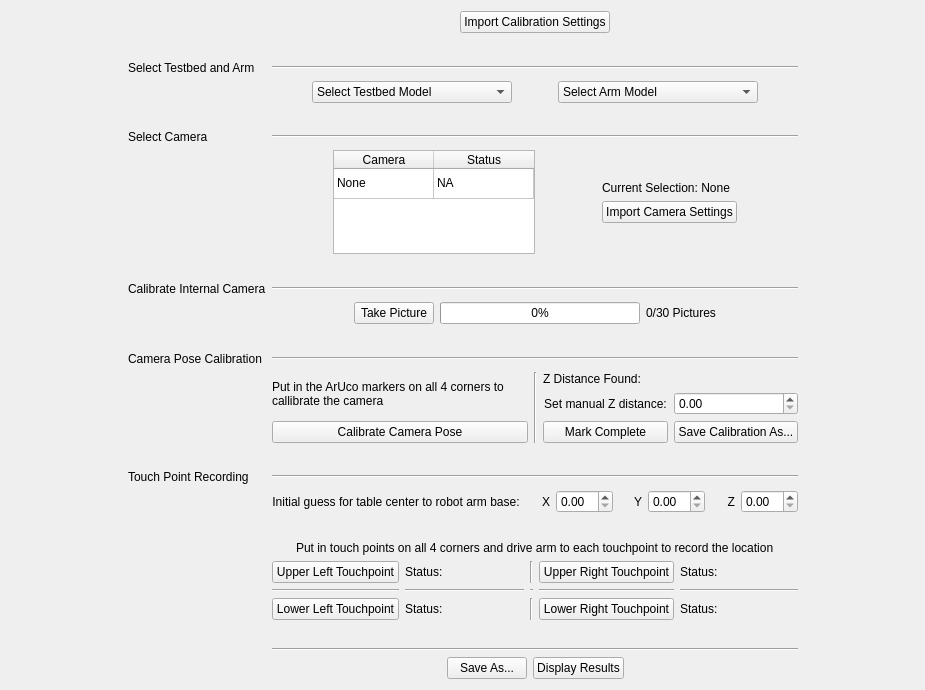
<?xml version="1.0" encoding="UTF-8"?>
<ui version="4.0">
 <class>Form</class>
 <widget class="QWidget" name="Form">
  <property name="geometry">
   <rect>
    <x>0</x>
    <y>0</y>
    <width>925</width>
    <height>690</height>
   </rect>
  </property>
  <property name="minimumSize">
   <size>
    <width>0</width>
    <height>0</height>
   </size>
  </property>
  <property name="windowTitle">
   <string>Form</string>
  </property>
  <layout class="QGridLayout" name="gridLayout">
   <item row="2" column="1">
    <spacer name="verticalSpacer">
     <property name="orientation">
      <enum>Qt::Vertical</enum>
     </property>
     <property name="sizeType">
      <enum>QSizePolicy::Expanding</enum>
     </property>
     <property name="sizeHint" stdset="0">
      <size>
       <width>20</width>
       <height>40</height>
      </size>
     </property>
    </spacer>
   </item>
   <item row="0" column="1">
    <spacer name="verticalSpacer_2">
     <property name="orientation">
      <enum>Qt::Vertical</enum>
     </property>
     <property name="sizeType">
      <enum>QSizePolicy::Expanding</enum>
     </property>
     <property name="sizeHint" stdset="0">
      <size>
       <width>20</width>
       <height>40</height>
      </size>
     </property>
    </spacer>
   </item>
   <item row="1" column="0">
    <spacer name="horizontalSpacer_2">
     <property name="orientation">
      <enum>Qt::Horizontal</enum>
     </property>
     <property name="sizeHint" stdset="0">
      <size>
       <width>40</width>
       <height>20</height>
      </size>
     </property>
    </spacer>
   </item>
   <item row="1" column="2">
    <spacer name="horizontalSpacer_3">
     <property name="orientation">
      <enum>Qt::Horizontal</enum>
     </property>
     <property name="sizeHint" stdset="0">
      <size>
       <width>40</width>
       <height>20</height>
      </size>
     </property>
    </spacer>
   </item>
   <item row="1" column="1">
    <layout class="QGridLayout" name="gridLayout_2" rowstretch="0,0,0,0,0,0,0,0,0,0,0,0,0,0,0,0,0,0,0,0,0,0,0,0" columnstretch="0,0,0,0,0">
     <property name="sizeConstraint">
      <enum>QLayout::SetNoConstraint</enum>
     </property>
     <property name="horizontalSpacing">
      <number>6</number>
     </property>
     <item row="20" column="3">
      <layout class="QVBoxLayout" name="verticalLayout_16" stretch="0,0,0,0">
       <item>
        <layout class="QHBoxLayout" name="horizontalLayout_3">
         <item>
          <widget class="QLabel" name="label_3">
           <property name="text">
            <string>Initial guess for table center to robot arm base:</string>
           </property>
           <property name="alignment">
            <set>Qt::AlignCenter</set>
           </property>
          </widget>
         </item>
         <item>
          <widget class="QLabel" name="label_4">
           <property name="text">
            <string>X</string>
           </property>
           <property name="alignment">
            <set>Qt::AlignRight|Qt::AlignTrailing|Qt::AlignVCenter</set>
           </property>
          </widget>
         </item>
         <item alignment="Qt::AlignLeft">
          <widget class="QDoubleSpinBox" name="xSpinBox">
           <property name="sizePolicy">
            <sizepolicy hsizetype="Preferred" vsizetype="Fixed">
             <horstretch>0</horstretch>
             <verstretch>0</verstretch>
            </sizepolicy>
           </property>
           <property name="minimumSize">
            <size>
             <width>1</width>
             <height>0</height>
            </size>
           </property>
           <property name="maximumSize">
            <size>
             <width>16777215</width>
             <height>16777215</height>
            </size>
           </property>
          </widget>
         </item>
         <item>
          <widget class="QLabel" name="label_5">
           <property name="text">
            <string>Y</string>
           </property>
           <property name="alignment">
            <set>Qt::AlignRight|Qt::AlignTrailing|Qt::AlignVCenter</set>
           </property>
          </widget>
         </item>
         <item alignment="Qt::AlignLeft">
          <widget class="QDoubleSpinBox" name="ySpinBox">
           <property name="sizePolicy">
            <sizepolicy hsizetype="Preferred" vsizetype="Fixed">
             <horstretch>0</horstretch>
             <verstretch>0</verstretch>
            </sizepolicy>
           </property>
           <property name="minimumSize">
            <size>
             <width>1</width>
             <height>0</height>
            </size>
           </property>
           <property name="maximumSize">
            <size>
             <width>16777215</width>
             <height>16777215</height>
            </size>
           </property>
          </widget>
         </item>
         <item>
          <widget class="QLabel" name="label_6">
           <property name="text">
            <string>Z</string>
           </property>
           <property name="alignment">
            <set>Qt::AlignRight|Qt::AlignTrailing|Qt::AlignVCenter</set>
           </property>
          </widget>
         </item>
         <item alignment="Qt::AlignLeft">
          <widget class="QDoubleSpinBox" name="zSpinBox">
           <property name="sizePolicy">
            <sizepolicy hsizetype="Preferred" vsizetype="Fixed">
             <horstretch>0</horstretch>
             <verstretch>0</verstretch>
            </sizepolicy>
           </property>
           <property name="minimumSize">
            <size>
             <width>1</width>
             <height>0</height>
            </size>
           </property>
           <property name="maximumSize">
            <size>
             <width>16777215</width>
             <height>16777215</height>
            </size>
           </property>
          </widget>
         </item>
        </layout>
       </item>
       <item>
        <spacer name="verticalSpacer_8">
         <property name="orientation">
          <enum>Qt::Vertical</enum>
         </property>
         <property name="sizeHint" stdset="0">
          <size>
           <width>20</width>
           <height>40</height>
          </size>
         </property>
        </spacer>
       </item>
       <item alignment="Qt::AlignHCenter">
        <widget class="QLabel" name="touchPtLabel">
         <property name="text">
          <string>Put in touch points on all 4 corners and drive arm to each touchpoint to record the location</string>
         </property>
        </widget>
       </item>
       <item>
        <layout class="QGridLayout" name="gridLayout_3">
         <item row="1" column="1">
          <widget class="Line" name="line_3">
           <property name="frameShadow">
            <enum>QFrame::Sunken</enum>
           </property>
           <property name="lineWidth">
            <number>1</number>
           </property>
           <property name="orientation">
            <enum>Qt::Horizontal</enum>
           </property>
          </widget>
         </item>
         <item row="0" column="4">
          <widget class="QPushButton" name="upperRightButton">
           <property name="minimumSize">
            <size>
             <width>0</width>
             <height>0</height>
            </size>
           </property>
           <property name="maximumSize">
            <size>
             <width>200</width>
             <height>16777215</height>
            </size>
           </property>
           <property name="text">
            <string>Upper Right Touchpoint</string>
           </property>
          </widget>
         </item>
         <item row="0" column="1">
          <widget class="QPushButton" name="upperLeftButton">
           <property name="minimumSize">
            <size>
             <width>0</width>
             <height>0</height>
            </size>
           </property>
           <property name="maximumSize">
            <size>
             <width>200</width>
             <height>16777215</height>
            </size>
           </property>
           <property name="text">
            <string>Upper Left Touchpoint</string>
           </property>
          </widget>
         </item>
         <item row="1" column="3">
          <widget class="Line" name="line_5">
           <property name="orientation">
            <enum>Qt::Horizontal</enum>
           </property>
          </widget>
         </item>
         <item row="0" column="3">
          <widget class="Line" name="line">
           <property name="orientation">
            <enum>Qt::Vertical</enum>
           </property>
          </widget>
         </item>
         <item row="2" column="4">
          <widget class="QPushButton" name="lowerRightButton">
           <property name="minimumSize">
            <size>
             <width>0</width>
             <height>0</height>
            </size>
           </property>
           <property name="maximumSize">
            <size>
             <width>200</width>
             <height>16777215</height>
            </size>
           </property>
           <property name="text">
            <string>Lower Right Touchpoint</string>
           </property>
          </widget>
         </item>
         <item row="2" column="1">
          <widget class="QPushButton" name="lowerLeftButton">
           <property name="minimumSize">
            <size>
             <width>0</width>
             <height>0</height>
            </size>
           </property>
           <property name="maximumSize">
            <size>
             <width>200</width>
             <height>16777215</height>
            </size>
           </property>
           <property name="text">
            <string>Lower Left Touchpoint</string>
           </property>
          </widget>
         </item>
         <item row="1" column="4">
          <widget class="Line" name="line_4">
           <property name="orientation">
            <enum>Qt::Horizontal</enum>
           </property>
          </widget>
         </item>
         <item row="2" column="3">
          <widget class="Line" name="line_2">
           <property name="orientation">
            <enum>Qt::Vertical</enum>
           </property>
          </widget>
         </item>
         <item row="0" column="2">
          <widget class="QLabel" name="upperLeftLabel">
           <property name="sizePolicy">
            <sizepolicy hsizetype="Preferred" vsizetype="Preferred">
             <horstretch>0</horstretch>
             <verstretch>0</verstretch>
            </sizepolicy>
           </property>
           <property name="text">
            <string>Status:</string>
           </property>
          </widget>
         </item>
         <item row="2" column="2">
          <widget class="QLabel" name="lowerLeftLabel">
           <property name="sizePolicy">
            <sizepolicy hsizetype="Preferred" vsizetype="Preferred">
             <horstretch>0</horstretch>
             <verstretch>0</verstretch>
            </sizepolicy>
           </property>
           <property name="text">
            <string>Status:</string>
           </property>
          </widget>
         </item>
         <item row="0" column="5">
          <widget class="QLabel" name="upperRightLabel">
           <property name="sizePolicy">
            <sizepolicy hsizetype="Preferred" vsizetype="Preferred">
             <horstretch>0</horstretch>
             <verstretch>0</verstretch>
            </sizepolicy>
           </property>
           <property name="text">
            <string>Status:</string>
           </property>
          </widget>
         </item>
         <item row="2" column="5">
          <widget class="QLabel" name="lowerRightLabel">
           <property name="sizePolicy">
            <sizepolicy hsizetype="Preferred" vsizetype="Preferred">
             <horstretch>0</horstretch>
             <verstretch>0</verstretch>
            </sizepolicy>
           </property>
           <property name="text">
            <string>Status:</string>
           </property>
          </widget>
         </item>
         <item row="1" column="2">
          <widget class="Line" name="line_11">
           <property name="sizePolicy">
            <sizepolicy hsizetype="Minimum" vsizetype="Fixed">
             <horstretch>0</horstretch>
             <verstretch>0</verstretch>
            </sizepolicy>
           </property>
           <property name="orientation">
            <enum>Qt::Horizontal</enum>
           </property>
          </widget>
         </item>
         <item row="1" column="5">
          <widget class="Line" name="line_12">
           <property name="orientation">
            <enum>Qt::Horizontal</enum>
           </property>
          </widget>
         </item>
        </layout>
       </item>
      </layout>
     </item>
     <item row="19" column="1">
      <widget class="QLabel" name="touchPtLeftLabel">
       <property name="sizePolicy">
        <sizepolicy hsizetype="Preferred" vsizetype="Preferred">
         <horstretch>0</horstretch>
         <verstretch>0</verstretch>
        </sizepolicy>
       </property>
       <property name="minimumSize">
        <size>
         <width>0</width>
         <height>0</height>
        </size>
       </property>
       <property name="maximumSize">
        <size>
         <width>16777215</width>
         <height>16777215</height>
        </size>
       </property>
       <property name="text">
        <string>Touch Point Recording</string>
       </property>
       <property name="alignment">
        <set>Qt::AlignLeading|Qt::AlignLeft|Qt::AlignVCenter</set>
       </property>
      </widget>
     </item>
     <item row="8" column="1">
      <widget class="QLabel" name="internalCameraLeftLabel">
       <property name="sizePolicy">
        <sizepolicy hsizetype="Preferred" vsizetype="Preferred">
         <horstretch>0</horstretch>
         <verstretch>0</verstretch>
        </sizepolicy>
       </property>
       <property name="minimumSize">
        <size>
         <width>0</width>
         <height>0</height>
        </size>
       </property>
       <property name="maximumSize">
        <size>
         <width>16777215</width>
         <height>16777215</height>
        </size>
       </property>
       <property name="text">
        <string>Calibrate Internal Camera</string>
       </property>
      </widget>
     </item>
     <item row="23" column="3">
      <layout class="QHBoxLayout" name="horizontalLayout">
       <property name="sizeConstraint">
        <enum>QLayout::SetDefaultConstraint</enum>
       </property>
       <item>
        <spacer name="horizontalSpacer">
         <property name="orientation">
          <enum>Qt::Horizontal</enum>
         </property>
         <property name="sizeHint" stdset="0">
          <size>
           <width>40</width>
           <height>20</height>
          </size>
         </property>
        </spacer>
       </item>
       <item>
        <widget class="QPushButton" name="saveAsButton">
         <property name="maximumSize">
          <size>
           <width>200</width>
           <height>16777215</height>
          </size>
         </property>
         <property name="text">
          <string>Save As...</string>
         </property>
         <property name="default">
          <bool>false</bool>
         </property>
         <property name="flat">
          <bool>false</bool>
         </property>
        </widget>
       </item>
       <item>
        <widget class="QPushButton" name="startRVizButton">
         <property name="maximumSize">
          <size>
           <width>200</width>
           <height>16777215</height>
          </size>
         </property>
         <property name="text">
          <string>Display Results</string>
         </property>
         <property name="default">
          <bool>false</bool>
         </property>
         <property name="flat">
          <bool>false</bool>
         </property>
        </widget>
       </item>
       <item>
        <spacer name="horizontalSpacer_14">
         <property name="orientation">
          <enum>Qt::Horizontal</enum>
         </property>
         <property name="sizeHint" stdset="0">
          <size>
           <width>40</width>
           <height>20</height>
          </size>
         </property>
        </spacer>
       </item>
      </layout>
     </item>
     <item row="21" column="1">
      <spacer name="verticalSpacer_4">
       <property name="orientation">
        <enum>Qt::Vertical</enum>
       </property>
       <property name="sizeHint" stdset="0">
        <size>
         <width>20</width>
         <height>40</height>
        </size>
       </property>
      </spacer>
     </item>
     <item row="18" column="1">
      <spacer name="verticalSpacer_5">
       <property name="orientation">
        <enum>Qt::Vertical</enum>
       </property>
       <property name="sizeHint" stdset="0">
        <size>
         <width>20</width>
         <height>40</height>
        </size>
       </property>
      </spacer>
     </item>
     <item row="7" column="1">
      <spacer name="verticalSpacer_7">
       <property name="orientation">
        <enum>Qt::Vertical</enum>
       </property>
       <property name="sizeHint" stdset="0">
        <size>
         <width>20</width>
         <height>40</height>
        </size>
       </property>
      </spacer>
     </item>
     <item row="1" column="1">
      <spacer name="verticalSpacer_3">
       <property name="orientation">
        <enum>Qt::Vertical</enum>
       </property>
       <property name="sizeHint" stdset="0">
        <size>
         <width>20</width>
         <height>40</height>
        </size>
       </property>
      </spacer>
     </item>
     <item row="2" column="1">
      <widget class="QLabel" name="selectLeftLabel">
       <property name="sizePolicy">
        <sizepolicy hsizetype="Preferred" vsizetype="Preferred">
         <horstretch>0</horstretch>
         <verstretch>0</verstretch>
        </sizepolicy>
       </property>
       <property name="minimumSize">
        <size>
         <width>0</width>
         <height>0</height>
        </size>
       </property>
       <property name="maximumSize">
        <size>
         <width>16777215</width>
         <height>16777215</height>
        </size>
       </property>
       <property name="text">
        <string>Select Testbed and Arm</string>
       </property>
      </widget>
     </item>
     <item row="11" column="1">
      <widget class="QLabel" name="cameraPoseLeftLabel">
       <property name="sizePolicy">
        <sizepolicy hsizetype="Preferred" vsizetype="Preferred">
         <horstretch>0</horstretch>
         <verstretch>0</verstretch>
        </sizepolicy>
       </property>
       <property name="minimumSize">
        <size>
         <width>0</width>
         <height>0</height>
        </size>
       </property>
       <property name="maximumSize">
        <size>
         <width>16777215</width>
         <height>16777215</height>
        </size>
       </property>
       <property name="text">
        <string>Camera Pose Calibration</string>
       </property>
      </widget>
     </item>
     <item row="10" column="1">
      <spacer name="verticalSpacer_6">
       <property name="orientation">
        <enum>Qt::Vertical</enum>
       </property>
       <property name="sizeHint" stdset="0">
        <size>
         <width>20</width>
         <height>40</height>
        </size>
       </property>
      </spacer>
     </item>
     <item row="11" column="3">
      <widget class="Line" name="line_7">
       <property name="orientation">
        <enum>Qt::Horizontal</enum>
       </property>
      </widget>
     </item>
     <item row="8" column="3">
      <widget class="Line" name="line_8">
       <property name="orientation">
        <enum>Qt::Horizontal</enum>
       </property>
      </widget>
     </item>
     <item row="2" column="3">
      <widget class="Line" name="line_9">
       <property name="orientation">
        <enum>Qt::Horizontal</enum>
       </property>
      </widget>
     </item>
     <item row="19" column="3">
      <widget class="Line" name="line_6">
       <property name="orientation">
        <enum>Qt::Horizontal</enum>
       </property>
      </widget>
     </item>
     <item row="22" column="3">
      <widget class="Line" name="line_10">
       <property name="orientation">
        <enum>Qt::Horizontal</enum>
       </property>
      </widget>
     </item>
     <item row="0" column="3">
      <layout class="QHBoxLayout" name="horizontalLayout_5">
       <item>
        <spacer name="horizontalSpacer_7">
         <property name="orientation">
          <enum>Qt::Horizontal</enum>
         </property>
         <property name="sizeHint" stdset="0">
          <size>
           <width>20</width>
           <height>20</height>
          </size>
         </property>
        </spacer>
       </item>
       <item>
        <widget class="QPushButton" name="importCalibButton">
         <property name="text">
          <string>Import Calibration Settings</string>
         </property>
        </widget>
       </item>
       <item>
        <spacer name="horizontalSpacer_9">
         <property name="orientation">
          <enum>Qt::Horizontal</enum>
         </property>
         <property name="sizeHint" stdset="0">
          <size>
           <width>40</width>
           <height>20</height>
          </size>
         </property>
        </spacer>
       </item>
      </layout>
     </item>
     <item row="9" column="3">
      <layout class="QVBoxLayout" name="verticalLayout_9" stretch="0">
       <item>
        <layout class="QHBoxLayout" name="horizontalLayout_4" stretch="0,0,0,0,0">
         <property name="sizeConstraint">
          <enum>QLayout::SetDefaultConstraint</enum>
         </property>
         <item>
          <spacer name="horizontalSpacer_8">
           <property name="orientation">
            <enum>Qt::Horizontal</enum>
           </property>
           <property name="sizeHint" stdset="0">
            <size>
             <width>40</width>
             <height>20</height>
            </size>
           </property>
          </spacer>
         </item>
         <item>
          <widget class="QPushButton" name="pictureButton">
           <property name="sizePolicy">
            <sizepolicy hsizetype="Minimum" vsizetype="Fixed">
             <horstretch>0</horstretch>
             <verstretch>0</verstretch>
            </sizepolicy>
           </property>
           <property name="minimumSize">
            <size>
             <width>0</width>
             <height>0</height>
            </size>
           </property>
           <property name="maximumSize">
            <size>
             <width>16777215</width>
             <height>16777215</height>
            </size>
           </property>
           <property name="text">
            <string>Take Picture</string>
           </property>
          </widget>
         </item>
         <item>
          <widget class="QProgressBar" name="progressBar">
           <property name="sizePolicy">
            <sizepolicy hsizetype="Preferred" vsizetype="Fixed">
             <horstretch>0</horstretch>
             <verstretch>0</verstretch>
            </sizepolicy>
           </property>
           <property name="minimumSize">
            <size>
             <width>200</width>
             <height>0</height>
            </size>
           </property>
           <property name="maximumSize">
            <size>
             <width>400</width>
             <height>16777215</height>
            </size>
           </property>
           <property name="maximum">
            <number>30</number>
           </property>
           <property name="value">
            <number>0</number>
           </property>
           <property name="textVisible">
            <bool>true</bool>
           </property>
           <property name="invertedAppearance">
            <bool>false</bool>
           </property>
          </widget>
         </item>
         <item>
          <layout class="QVBoxLayout" name="verticalLayout_11" stretch="0">
           <property name="spacing">
            <number>0</number>
           </property>
           <property name="sizeConstraint">
            <enum>QLayout::SetDefaultConstraint</enum>
           </property>
           <item alignment="Qt::AlignHCenter">
            <widget class="QLabel" name="pictureProgressLabel">
             <property name="sizePolicy">
              <sizepolicy hsizetype="Maximum" vsizetype="Maximum">
               <horstretch>0</horstretch>
               <verstretch>0</verstretch>
              </sizepolicy>
             </property>
             <property name="text">
              <string>0/30 Pictures</string>
             </property>
            </widget>
           </item>
          </layout>
         </item>
         <item>
          <spacer name="horizontalSpacer_4">
           <property name="orientation">
            <enum>Qt::Horizontal</enum>
           </property>
           <property name="sizeHint" stdset="0">
            <size>
             <width>40</width>
             <height>20</height>
            </size>
           </property>
          </spacer>
         </item>
        </layout>
       </item>
      </layout>
     </item>
     <item row="3" column="3">
      <layout class="QHBoxLayout" name="horizontalLayout_6" stretch="0,0,0,0,0,0">
       <property name="sizeConstraint">
        <enum>QLayout::SetMinimumSize</enum>
       </property>
       <item>
        <spacer name="horizontalSpacer_10">
         <property name="orientation">
          <enum>Qt::Horizontal</enum>
         </property>
         <property name="sizeHint" stdset="0">
          <size>
           <width>40</width>
           <height>20</height>
          </size>
         </property>
        </spacer>
       </item>
       <item>
        <widget class="QComboBox" name="testBedComboBox">
         <property name="sizePolicy">
          <sizepolicy hsizetype="Preferred" vsizetype="Fixed">
           <horstretch>0</horstretch>
           <verstretch>0</verstretch>
          </sizepolicy>
         </property>
         <property name="minimumSize">
          <size>
           <width>200</width>
           <height>0</height>
          </size>
         </property>
         <property name="maximumSize">
          <size>
           <width>16777215</width>
           <height>16777215</height>
          </size>
         </property>
         <item>
          <property name="text">
           <string>Select Testbed Model</string>
          </property>
         </item>
         <item>
          <property name="text">
           <string>1</string>
          </property>
         </item>
         <item>
          <property name="text">
           <string>2</string>
          </property>
         </item>
        </widget>
       </item>
       <item>
        <spacer name="horizontalSpacer_5">
         <property name="orientation">
          <enum>Qt::Horizontal</enum>
         </property>
         <property name="sizeHint" stdset="0">
          <size>
           <width>40</width>
           <height>20</height>
          </size>
         </property>
        </spacer>
       </item>
       <item>
        <widget class="QComboBox" name="armComboBox">
         <property name="sizePolicy">
          <sizepolicy hsizetype="Preferred" vsizetype="Fixed">
           <horstretch>0</horstretch>
           <verstretch>0</verstretch>
          </sizepolicy>
         </property>
         <property name="minimumSize">
          <size>
           <width>200</width>
           <height>0</height>
          </size>
         </property>
         <property name="maximumSize">
          <size>
           <width>16777215</width>
           <height>16777215</height>
          </size>
         </property>
         <item>
          <property name="text">
           <string>Select Arm Model</string>
          </property>
         </item>
         <item>
          <property name="text">
           <string>1</string>
          </property>
         </item>
         <item>
          <property name="text">
           <string>2</string>
          </property>
         </item>
        </widget>
       </item>
       <item>
        <spacer name="horizontalSpacer_11">
         <property name="orientation">
          <enum>Qt::Horizontal</enum>
         </property>
         <property name="sizeHint" stdset="0">
          <size>
           <width>40</width>
           <height>20</height>
          </size>
         </property>
        </spacer>
       </item>
       <item>
        <layout class="QGridLayout" name="gridLayout_4"/>
       </item>
      </layout>
     </item>
     <item row="13" column="3">
      <layout class="QGridLayout" name="gridLayout_6">
       <item row="0" column="4">
        <layout class="QVBoxLayout" name="verticalLayout">
         <item>
          <widget class="QLabel" name="zDistFoundLabel">
           <property name="text">
            <string>Z Distance Found:</string>
           </property>
           <property name="alignment">
            <set>Qt::AlignLeading|Qt::AlignLeft|Qt::AlignVCenter</set>
           </property>
          </widget>
         </item>
         <item>
          <layout class="QHBoxLayout" name="horizontalLayout_7">
           <item>
            <widget class="QLabel" name="zDistLabel">
             <property name="text">
              <string>Set manual Z distance:</string>
             </property>
             <property name="alignment">
              <set>Qt::AlignCenter</set>
             </property>
            </widget>
           </item>
           <item>
            <widget class="QDoubleSpinBox" name="zDistSpinBox">
             <property name="sizePolicy">
              <sizepolicy hsizetype="Preferred" vsizetype="Fixed">
               <horstretch>0</horstretch>
               <verstretch>0</verstretch>
              </sizepolicy>
             </property>
            </widget>
           </item>
          </layout>
         </item>
         <item>
          <layout class="QHBoxLayout" name="horizontalLayout_8">
           <item>
            <widget class="QPushButton" name="markCompleteButton">
             <property name="text">
              <string>Mark Complete</string>
             </property>
            </widget>
           </item>
           <item>
            <widget class="QPushButton" name="saveCalibButton">
             <property name="text">
              <string>Save Calibration As...</string>
             </property>
            </widget>
           </item>
          </layout>
         </item>
        </layout>
       </item>
       <item row="0" column="3">
        <widget class="Line" name="line_13">
         <property name="orientation">
          <enum>Qt::Vertical</enum>
         </property>
        </widget>
       </item>
       <item row="0" column="0">
        <layout class="QVBoxLayout" name="verticalLayout_5">
         <item>
          <widget class="QLabel" name="arucoLabel">
           <property name="sizePolicy">
            <sizepolicy hsizetype="Preferred" vsizetype="Minimum">
             <horstretch>0</horstretch>
             <verstretch>0</verstretch>
            </sizepolicy>
           </property>
           <property name="frameShape">
            <enum>QFrame::NoFrame</enum>
           </property>
           <property name="frameShadow">
            <enum>QFrame::Plain</enum>
           </property>
           <property name="text">
            <string>Put in the ArUco markers on all 4 corners to callibrate the camera</string>
           </property>
           <property name="scaledContents">
            <bool>false</bool>
           </property>
           <property name="alignment">
            <set>Qt::AlignLeading|Qt::AlignLeft|Qt::AlignVCenter</set>
           </property>
           <property name="wordWrap">
            <bool>true</bool>
           </property>
          </widget>
         </item>
         <item>
          <widget class="QPushButton" name="cameraPoseButton">
           <property name="sizePolicy">
            <sizepolicy hsizetype="Preferred" vsizetype="Fixed">
             <horstretch>0</horstretch>
             <verstretch>0</verstretch>
            </sizepolicy>
           </property>
           <property name="minimumSize">
            <size>
             <width>0</width>
             <height>0</height>
            </size>
           </property>
           <property name="maximumSize">
            <size>
             <width>16777215</width>
             <height>16777215</height>
            </size>
           </property>
           <property name="text">
            <string>Calibrate Camera Pose</string>
           </property>
          </widget>
         </item>
        </layout>
       </item>
      </layout>
     </item>
     <item row="4" column="1">
      <spacer name="verticalSpacer_9">
       <property name="orientation">
        <enum>Qt::Vertical</enum>
       </property>
       <property name="sizeHint" stdset="0">
        <size>
         <width>20</width>
         <height>40</height>
        </size>
       </property>
      </spacer>
     </item>
     <item row="6" column="3">
      <layout class="QHBoxLayout" name="horizontalLayout_9">
       <item>
        <spacer name="horizontalSpacer_12">
         <property name="orientation">
          <enum>Qt::Horizontal</enum>
         </property>
         <property name="sizeHint" stdset="0">
          <size>
           <width>40</width>
           <height>20</height>
          </size>
         </property>
        </spacer>
       </item>
       <item>
        <widget class="QTableWidget" name="camTable">
         <property name="verticalScrollBarPolicy">
          <enum>Qt::ScrollBarAlwaysOff</enum>
         </property>
         <property name="horizontalScrollBarPolicy">
          <enum>Qt::ScrollBarAlwaysOff</enum>
         </property>
         <property name="sizeAdjustPolicy">
          <enum>QAbstractScrollArea::AdjustToContents</enum>
         </property>
         <property name="autoScroll">
          <bool>false</bool>
         </property>
         <property name="editTriggers">
          <set>QAbstractItemView::NoEditTriggers</set>
         </property>
         <property name="showDropIndicator" stdset="0">
          <bool>true</bool>
         </property>
         <property name="selectionMode">
          <enum>QAbstractItemView::NoSelection</enum>
         </property>
         <property name="selectionBehavior">
          <enum>QAbstractItemView::SelectRows</enum>
         </property>
         <attribute name="horizontalHeaderVisible">
          <bool>true</bool>
         </attribute>
         <attribute name="horizontalHeaderCascadingSectionResizes">
          <bool>false</bool>
         </attribute>
         <attribute name="horizontalHeaderShowSortIndicator" stdset="0">
          <bool>false</bool>
         </attribute>
         <attribute name="verticalHeaderVisible">
          <bool>false</bool>
         </attribute>
         <row>
          <property name="text">
           <string>Row1</string>
          </property>
         </row>
         <column>
          <property name="text">
           <string>Camera</string>
          </property>
         </column>
         <column>
          <property name="text">
           <string>Status</string>
          </property>
         </column>
         <item row="0" column="0">
          <property name="text">
           <string>None</string>
          </property>
         </item>
         <item row="0" column="1">
          <property name="text">
           <string>NA</string>
          </property>
         </item>
        </widget>
       </item>
       <item>
        <spacer name="horizontalSpacer_6">
         <property name="orientation">
          <enum>Qt::Horizontal</enum>
         </property>
         <property name="sizeHint" stdset="0">
          <size>
           <width>40</width>
           <height>20</height>
          </size>
         </property>
        </spacer>
       </item>
       <item>
        <layout class="QVBoxLayout" name="verticalLayout_6">
         <item>
          <spacer name="verticalSpacer_10">
           <property name="orientation">
            <enum>Qt::Vertical</enum>
           </property>
           <property name="sizeHint" stdset="0">
            <size>
             <width>20</width>
             <height>40</height>
            </size>
           </property>
          </spacer>
         </item>
         <item>
          <widget class="QLabel" name="currentCamSelectionLabel">
           <property name="text">
            <string>Current Selection: None</string>
           </property>
          </widget>
         </item>
         <item>
          <widget class="QPushButton" name="importCamButton">
           <property name="text">
            <string>Import Camera Settings</string>
           </property>
          </widget>
         </item>
         <item>
          <spacer name="verticalSpacer_11">
           <property name="orientation">
            <enum>Qt::Vertical</enum>
           </property>
           <property name="sizeHint" stdset="0">
            <size>
             <width>20</width>
             <height>40</height>
            </size>
           </property>
          </spacer>
         </item>
        </layout>
       </item>
       <item>
        <spacer name="horizontalSpacer_13">
         <property name="orientation">
          <enum>Qt::Horizontal</enum>
         </property>
         <property name="sizeHint" stdset="0">
          <size>
           <width>40</width>
           <height>20</height>
          </size>
         </property>
        </spacer>
       </item>
      </layout>
     </item>
     <item row="5" column="1">
      <widget class="QLabel" name="label">
       <property name="text">
        <string>Select Camera</string>
       </property>
      </widget>
     </item>
     <item row="5" column="3">
      <widget class="Line" name="line_14">
       <property name="orientation">
        <enum>Qt::Horizontal</enum>
       </property>
      </widget>
     </item>
    </layout>
   </item>
  </layout>
 </widget>
 <resources/>
 <connections/>
</ui>
